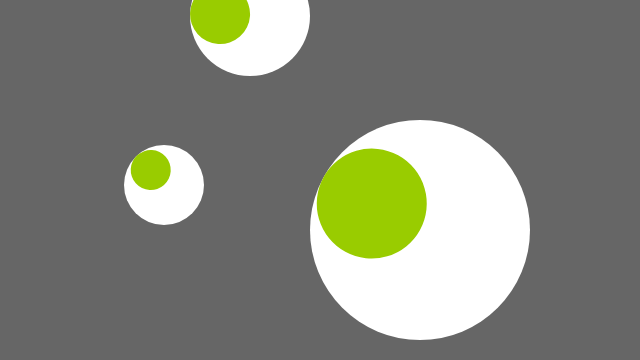
Frame 1 (no input)
Frame 60 (no input): identical to frame 1, image omitted
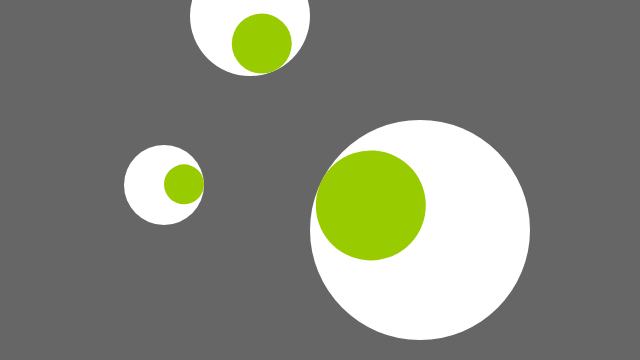
Frame 120 (the mouse pressed at the canvas centre since frame 60)

The p5.js sketch that drew these frames (run headless with seeded random() and noise() and a simulated clock; from frame 60 on, the mouse is pressed at the canvas centre):

// p5.js sketch
// ── sketch.js
let e1, e2, e3;
function setup() {
  createCanvas(640, 360);
  noStroke();
  e1 = new Eye(250, 16, 120);
  e2 = new Eye(164, 185, 80);
  e3 = new Eye(420, 230, 220);
}
function draw() {
  background(102);
  e1.update(mouseX, mouseY);
  e2.update(mouseX, mouseY);
  e3.update(mouseX, mouseY);
  e1.display();
  e2.display();
  e3.display();
}
class Eye {
  constructor(tx, ty, ts) {
    this.x = tx;
    this.y = ty;
    this.size = ts;
    this.angle = 0.0;
  }

  update(mx, my) {
    this.angle = Math.atan2(my - this.y, mx - this.x);
  }

  display() {
    push();
    translate(this.x, this.y);
    fill(255);
    ellipse(0, 0, this.size, this.size);
    rotate(this.angle);
    fill(153, 204, 0);
    ellipse(this.size / 4, 0, this.size / 2, this.size / 2);
    pop();
  }
}
